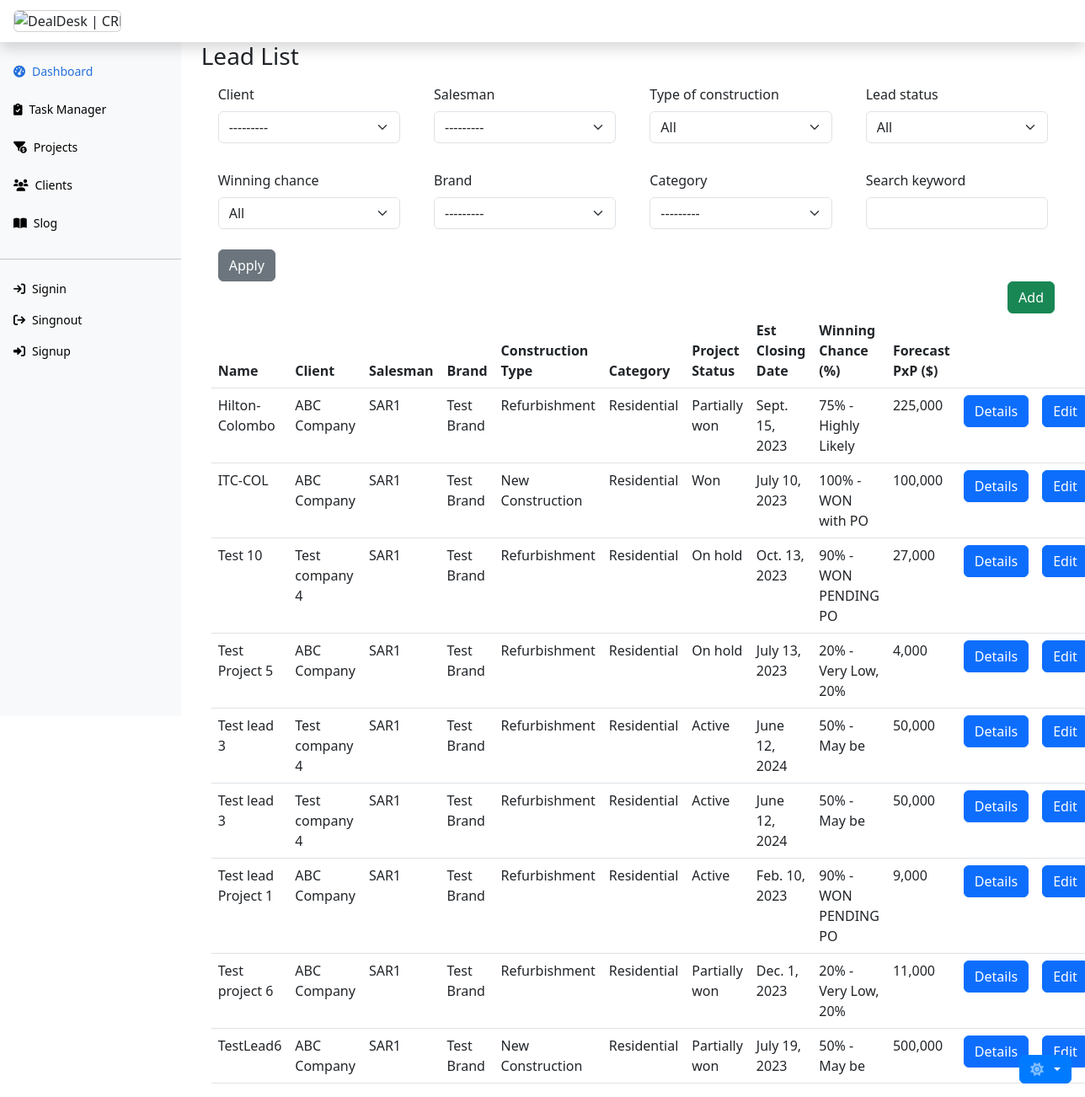
The page /lead_master/list/ on the database as committed earlier.
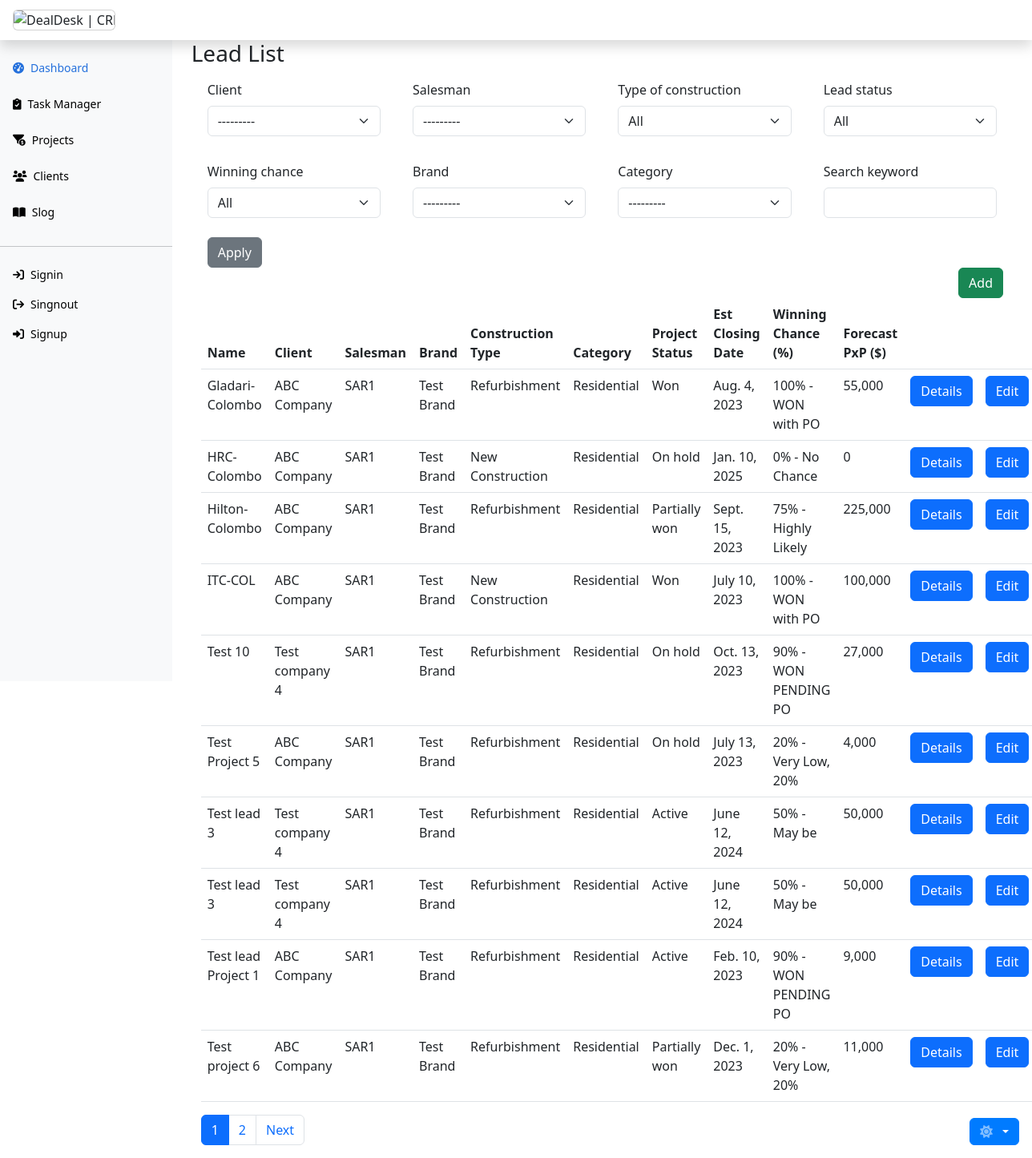
The same page on the database as committed later.
### lead_master/models.py (models this page shows, shortened)
class Brand(models.Model):
    brand = models.CharField(max_length=55, null=False)
    created_on = models.DateTimeField(auto_now_add=True)
    updated_on = models.DateTimeField(auto_now=True)
    class Meta:
        ordering = ['brand']
    def __str__(self):
        return self.brand

class Category(models.Model):
    category = models.CharField(max_length=55, null=False)
    created_on = models.DateTimeField(auto_now_add=True)
    updated_on = models.DateTimeField(auto_now=True)
    class Meta:
        ordering = ['category']
        verbose_name_plural = "categories"
    def __str__(self):
        return self.category

class LeadMaster(models.Model):
    name = models.CharField(max_length=100, null=False)
    client = models.ForeignKey(
        'client.Client',
        on_delete=models.SET(get_client),
        related_name='lead_masters'
    )
    location = models.CharField(max_length=55, null=False)
    brand = models.ForeignKey(
        Brand,
        on_delete=models.SET(get_brand),
        related_name='lead_masters'
    )
    created_on = models.DateTimeField(auto_now_add=True)
    updated_on = models.DateTimeField(auto_now=True)
    salesman = models.ForeignKey(
        'team.Sar',
        on_delete=models.SET(get_salesman),
        related_name='lead_masters',
    )
    manager = models.ForeignKey(
        'team.Manager',
        on_delete=models.SET(get_manager),
        related_name='lead_masters'
    )
    type_of_construction = models.CharField(
        max_length=20,
        choices=TYPE_OF_CONSTRUCTION,
        null=False
    )
    category = models.ForeignKey(
        Category,
        on_delete=models.SET(get_category),
        related_name='lead_masters'
    )
    lead_status = models.TextField(
        max_length=55,
        choices=LEAD_STATUS,
        null=False,
        default="Active"
    )
    est_closing_date = models.DateField(null=False)
    est_date_of_delivery = models.DateField()
    potential_value = models.DecimalField(
        max_digits=10,
        decimal_places=0,
        null=False)
    winning_chance = models.DecimalField(
        max_digits=3,
        decimal_places=2,
        choices=WINNING_CHANCE,
        null=False
    )
    forecast_pxp = models.DecimalField(
        max_digits=10,
        decimal_places=0,
        null=True,
        blank=True
    )
    class Meta:
        ordering = ['name']

### client/models.py (models this page shows)
class Client(models.Model):
    company_name = models.CharField(max_length=255, null=False)
    first_name = models.CharField(max_length=55, null=False)
    last_name = models.CharField(max_length=55, null=False)
    client_type = models.CharField(
        max_length=55,
        choices=CLIENT_TYPE_CHOICES,
        null=False,
        default="CLN"
    )
    address1 = models.CharField(max_length=255, null=False)
    address2 = models.CharField(max_length=255, null=False)
    postal_code = models.CharField(max_length=10)
    city = models.CharField(max_length=255, null=False)
    country = models.CharField(max_length=255)
    telephone = models.CharField(max_length=20)
    mobile = models.CharField(max_length=20, null=False)
    email = models.EmailField(null=False)
    salesman = models.ForeignKey(
        Sar,
        on_delete=models.SET(get_salesman),
        related_name='clients'
    )
    manager = models.ForeignKey(
        Manager,
        on_delete=models.SET(get_manager),
        related_name='clients'
    )
    created_on = models.DateTimeField(auto_now_add=True)
    updated_on = models.DateTimeField(auto_now=True)
    class Meta:
        verbose_name = 'Client'
        verbose_name_plural = 'Clients'
        db_table = 'Client.Client'
        ordering = ['company_name']
    def __str__(self):
        return self.company_name

### team/models.py (models this page shows)
class Sar(models.Model):
    first_name = models.CharField(max_length=55)
    last_name = models.CharField(max_length=55)
    mobile = models.CharField(max_length=20)
    email = models.EmailField()
    manager = models.ForeignKey(
        Manager,
        on_delete=models.SET(get_manager),
        related_name='sars',)
    created_on = models.DateTimeField(auto_now_add=True)
    updated_on = models.DateTimeField(auto_now=True)
    class Meta:
        db_table = 'Team.Sar'
        ordering = ['first_name']
        verbose_name_plural = 'Sars'
    def __str__(self):
        return f"{self.first_name}"

### lead_master/views.py (the view)
# urls.py: path('list/', LeadListView.as_view(), name='lead_list'),
class LeadListView(ListView):
    model = LeadMaster
    template_name = 'lead_master/lead_list.html'
    context_object_name = 'leads'
    paginate_by = 10
    def get_queryset(self):
        queryset = super().get_queryset()
        form = LeadMasterFilterForm(self.request.GET)
        if form.is_valid():
            client = form.cleaned_data['client']
            salesman = form.cleaned_data['salesman']
            type_of_construction = form.cleaned_data['type_of_construction']
            lead_status = form.cleaned_data['lead_status']
            winning_chance = form.cleaned_data['winning_chance']
            brand = form.cleaned_data['brand']
            category = form.cleaned_data['category']
            search_keyword = form.cleaned_data['search_keyword']
        if client:
            queryset = queryset.filter(client=client)
        if salesman:
            queryset = queryset.filter(salesman=salesman)
        if type_of_construction:
            queryset = queryset.filter(
                type_of_construction=type_of_construction
                )
        if lead_status:
            queryset = queryset.filter(lead_status=lead_status)
        if winning_chance:
            queryset = queryset.filter(winning_chance=winning_chance)
        if brand:
            queryset = queryset.filter(brand=brand)
        if category:
            queryset = queryset.filter(category=category)
        if search_keyword:
            queryset = queryset.filter(
                name__icontains=search_keyword
            )
        return queryset
    def get_context_data(self, **kwargs):
        context = super().get_context_data(**kwargs)
        context['filter_form'] = LeadMasterFilterForm(self.request.GET)
        return context

### lead_master/templates/lead_master/lead_list.html (shortened to what this page needs)
{% extends 'base.html' %}
{% load crispy_forms_tags %}
{% load humanize %}
{% block content %}
<div class="col-lg-12">
    <div class="row">
        <div class="col-12">
            <h3 class="bg-body">Lead List</h3>
            <form class="mb-3" method="get" action="{% url 'lead_master:lead_list' %}">
                <div class="container">
                    <div class="row">
                        {% for field in filter_form %}
                        <div class="col-lg-3 col-md-4 col-sm-6">
                            <div class="p-2">
                                {{ field|as_crispy_field }}
                            </div>
                        </div>
                        {% endfor %}
                        <div class="row">
                            <div class="col-sm-2">
                                <button type="submit" class="btn btn-secondary ms-2">Apply</button>
                            </div>
                        </div>
                    </div>
            </form>
            <div class="d-flex justify-content-end">
                <a href="{% url 'lead_master:lead_new' %}"
                    class="btn btn-success link-offset-2 link-underline-opacity-25 link-underline-opacity-100-hover">
                    Add
                </a>
            </div>
            <table class="table bg-body-tertiary table-hover">
                <thead>
                    <tr>
                        <th>Name</th>
                        <th>Client</th>
                        <th>Salesman</th>
                        <th>Brand</th>
                        <th>Construction Type</th>
                        <th>Category</th>
                        <th>Project Status</th>
                        <th>Est Closing Date</th>
                        <th>Winning Chance (%)</th>
                        <th>Forecast PxP ($)</th>
                        <th></th>
                        <th></th>
                    </tr>
                </thead>
                <tbody>
                    {% for lead in leads %}
                    <tr>
                        <td>{{ lead.name }}</td>
                        <td>{{ lead.client }}</td>
                        <td>{{ lead.salesman }}</td>
                        <td>{{ lead.brand }}</td>
                        <td>{{ lead.get_type_of_construction_display }}</td>
                        <td>{{ lead.category }}</td>
                        <td>{{ lead.get_lead_status_display }}</td>
                        <td>{{ lead.est_closing_date }}</td>
                        <td>{{ lead.get_winning_chance_display }}</td>
                        <td>{{ lead.forecast_pxp|intcomma }}</td>
                        <td>
                            <button type="button"
                                onclick="location.href='{% url 'lead_master:lead_detail' pk=lead.pk %}'"
                                class="btn btn-primary link-offset-2 link-underline-opacity-25 link-underline-opacity-100-hover">
                                Details
                            </button>
                        </td>
                        <td>
                            <button type="button" onclick="location.href='{% url 'lead_master:lead_edit' pk=lead.pk %}'"
                                class="btn btn-primary link-offset-2 link-underline-opacity-25 link-underline-opacity-100-hover">
                                Edit
                            </button>
                        </td>
                    </tr>
                    {% empty %}
                    <tr>
                        <td colspan="5">No leads found.</td>
                    </tr>
                    {% endfor %}
                </tbody>
            </table>
            {% if is_paginated %}
            <nav aria-label="Page navigation">
                <ul class="pagination">
                    {% for num in page_obj.paginator.page_range %}
                    {% if page_obj.number == num %}
                    <li class="page-item active"><a class="page-link" href="#">{{ num }}</a></li>
                    {% else %}
                    <li class="page-item"><a class="page-link" href="?page={{ num }}">{{ num }}</a></li>
                    {% endif %}
                    {% endfor %}
                    {% if page_obj.has_next %}
                    <li class="page-item"><a class="page-link" href="?page={{ page_obj.next_page_number }}">Next</a>
                    </li>
                    {% endif %}
                </ul>
            </nav>
            {% endif %}
        </div>
    </div>
</div>
{% endblock %}

### templates/base.html (shortened to what this page needs)
{% load static %}
<!DOCTYPE html>
<html lang="en" data-bs-theme="dark">
<head>
    {% block extra_css %}
    <link rel="stylesheet" href="https://cdnjs.cloudflare.com/ajax/libs/bootstrap/5.3.0/css/bootstrap.min.css"
 />
    <link rel="stylesheet" href="{% static 'css/navbar.css' %}">
    <link rel="stylesheet" href="{% static 'css/color-mode.css' %}">
    {% endblock %}
    <link rel="stylesheet" href="https://cdnjs.cloudflare.com/ajax/libs/font-awesome/6.0.0-beta3/css/all.min.css">
</head>
<body>
    <header class="navbar sticky-top flex-md-nowrap p-0 shadow fixed-top">
        <a class="navbar-brand col-md-3 col-lg-2 me-0 px-3 fs-6 rounded-bottom-5" href="#">
            <div class="card" style="width: 8rem;">
                <img src="https://res.cloudinary.com/pjdevex/image/upload/v1687544628/static/dealdesk_crm_logo/dd_hr_light_rnrq97.webp"
                    alt="DealDesk | CRM" class="card-img-top rounded">
            </div>
        </a>
    </header>
    <div class="container-fluid">
        <div class="row">
            {% include 'includes/navbar.html' %}
            <main class="col-md-9 ms-sm-auto col-lg-10 px-md-4">
                {% block content %}
                {% endblock %}
            </main>
        </div>
    </div>
    <div>
        {% include 'includes/color-mode.html' %}
    </div>
</body>
</html>

### templates/includes/navbar.html (shortened to what this page needs)
<div class="sidebar col-md-3 col-lg-2 p-0 bg-body-tertiary position-fixed">
  <div class="offcanvas-lg offcanvas-end bg-body-tertiary" tabindex="-1" id="sidebarMenu"
    aria-labelledby="sidebarMenuLabel">
    <div class="offcanvas-body d-md-flex flex-column p-0 pt-lg-3 overflow-y-auto vh-100">
      <ul class="nav flex-column">
        <li class="nav-item mb-2">
          <a class="nav-link d-flex align-items-center gap-2 active" aria-current="page" href="{% url 'dashboard:dashboard' %}">
            <i class="fa-solid fa-gauge-high"></i>
            Dashboard
          </a>
        </li>
        <li class="nav-item mb-2">
          <a class="nav-link d-flex align-items-center gap-2 navbar-light" href="{% url 'task_manager:task_list' %}">
            <i class="fa-solid fa-clipboard-check"></i>
            Task Manager
          </a>
        </li>
        <li class="nav-item mb-2">
          <a class="nav-link d-flex align-items-center gap-2 navbar-light" href="{% url 'lead_master:lead_list' %}">
            <i class="fa-solid fa-filter-circle-dollar"></i>
            Projects
          </a>
        </li>
        <li class="nav-item mb-2">
          <a class="nav-link d-flex align-items-center gap-2 navbar-light" href="{% url 'client:client_list' %}">
            <i class="fa-solid fa-users"></i>
            Clients
          </a>
        </li>
        <li class="nav-item mb-2">
          <a class="nav-link d-flex align-items-center gap-2 navbar-light" href="#">
            <i class="fa-solid fa-book-open"></i>
            Slog
          </a>
        </li>
      </ul>
      <hr class="mt-3">
      <ul class="nav flex-column mb-auto">
        <li class="nav-item">
          <a class="nav-link d-flex align-items-center gap-2 navbar-light" href="{% url 'account_login' %}">
            <i class="fa-solid fa-arrow-right-to-bracket"></i>
            Signin
          </a>
        </li>
        <li class="nav-item">
          <a class="nav-link d-flex align-items-center gap-2 navbar-light" href="{% url 'account_logout' %}">
            <i class="fa-solid fa-arrow-right-from-bracket"></i>
            Singnout
          </a>
        </li>
        <li class="nav-item">
          <a class="nav-link d-flex align-items-center gap-2 navbar-light" href="{% url 'account_signup' %}">
            <i class="fa-solid fa-right-to-bracket"></i>
            Signup
          </a>
        </li>
      </ul>
    </div>
  </div>
</div>

### templates/includes/color-mode.html (shortened to what this page needs)
<div class="dropdown position-fixed bottom-0 end-0 mb-3 me-3 bd-mode-toggle">
  <button class="btn btn-bd-primary py-2 dropdown-toggle d-flex align-items-center"
          id="bd-theme"
          type="button"
          aria-expanded="false"
          data-bs-toggle="dropdown"
          aria-label="Toggle theme (auto)">
    <i class="fa-solid fa-circle-half-stroke me-1 theme-icon-active"></i>
  </button>
</div>

### static/css/navbar.css (style rules this page uses)
.sidebar .nav-link.navbar-light { color: #000000 !important; }
@media (min-width: 768px) { .sidebar .offcanvas-lg { position: -webkit-sticky; position: sticky; top: 48px; } }
.sidebar .nav-link { font-size: .875rem; font-weight: 500; }
.sidebar .nav-link.active { color: #2470dc; }
.navbar-brand { padding-top: .75rem; padding-bottom: .75rem; }

### static/css/color-mode.css (style rules this page uses)
.btn-bd-primary { --bd-blue-bg: #007bff; --bd-blue-rgb: 0, 123, 255; --bs-btn-font-weight: 600; --bs-btn-color: var(--bs-white); --bs-btn-bg: var(--bd-blue-bg); --bs-btn-border-color: var(--bd-blue-bg); --bs-btn-hover-color: var(--bs-white); --bs-btn-hover-bg: #0056b3; --bs-btn-hover-border-color: #0056b3; --bs-btn-focus-shadow-rgb: var(--bd-blue-rgb); --bs-btn-active-color: var(--bs-btn-hover-color); --bs-btn-active-bg: #003a75; --bs-btn-active-border-color: #003a75; }
.bd-mode-toggle { z-index: 1500; }

Rows that differ between the two databases and show on the page:
no longer on this page (row unchanged): LeadMaster: name "TestLead6", client "ABC Company", salesman "SAR1", brand "Test Brand", type_of_construction "New Construction", category "Residential", lead_status "Partially won", est_closing_date "July 19, 2023", winning_chance "50% - May be", forecast_pxp "500,000"
added LeadMaster: name "Gladari-Colombo", client "ABC Company", salesman "SAR1", brand "Test Brand", type_of_construction "Refurbishment", category "Residential", lead_status "Won", est_closing_date "Aug. 4, 2023", winning_chance "100% - WON with PO", forecast_pxp "55,000"
added LeadMaster: name "HRC- Colombo", client "ABC Company", salesman "SAR1", brand "Test Brand", type_of_construction "New Construction", category "Residential", lead_status "On hold", est_closing_date "Jan. 10, 2025", winning_chance "0% - No Chance", forecast_pxp "0"
Other text that changed with them:
new list line: "1"
new list line: "2"
text now shown: "Next"
